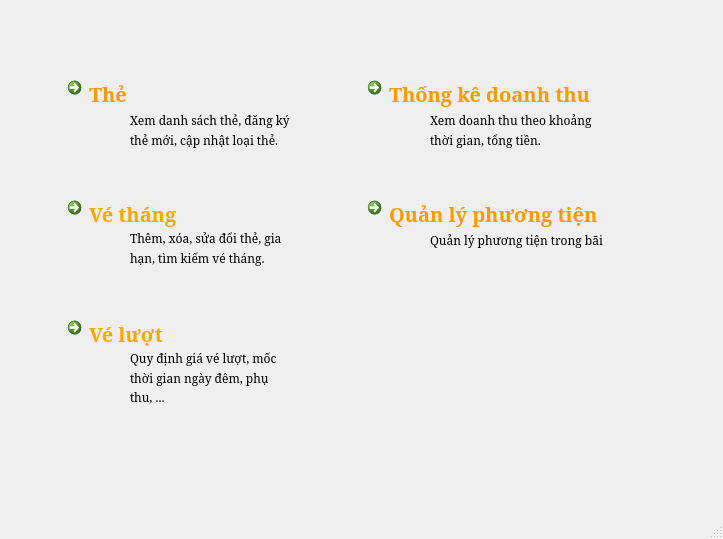
<?xml version="1.0" encoding="UTF-8"?>
<ui version="4.0">
 <class>MainWindow</class>
 <widget class="QMainWindow" name="MainWindow">
  <property name="geometry">
   <rect>
    <x>0</x>
    <y>0</y>
    <width>723</width>
    <height>539</height>
   </rect>
  </property>
  <property name="windowTitle">
   <string/>
  </property>
  <property name="windowIcon">
   <iconset>
    <normaloff>images/bus.png</normaloff>images/bus.png</iconset>
  </property>
  <widget class="QWidget" name="centralwidget">
   <widget class="QCommandLinkButton" name="btnCard">
    <property name="enabled">
     <bool>true</bool>
    </property>
    <property name="geometry">
     <rect>
      <x>60</x>
      <y>70</y>
      <width>261</width>
      <height>91</height>
     </rect>
    </property>
    <property name="font">
     <font>
      <family>Serif</family>
      <pointsize>15</pointsize>
      <weight>75</weight>
      <italic>false</italic>
      <bold>true</bold>
      <strikeout>false</strikeout>
     </font>
    </property>
    <property name="mouseTracking">
     <bool>false</bool>
    </property>
    <property name="tabletTracking">
     <bool>false</bool>
    </property>
    <property name="autoFillBackground">
     <bool>true</bool>
    </property>
    <property name="styleSheet">
     <string notr="true">color:#ff9900;</string>
    </property>
    <property name="text">
     <string>Thẻ</string>
    </property>
    <property name="icon">
     <iconset>
      <normaloff>images/card.png</normaloff>images/card.png</iconset>
    </property>
    <property name="iconSize">
     <size>
      <width>50</width>
      <height>50</height>
     </size>
    </property>
    <property name="checkable">
     <bool>false</bool>
    </property>
    <property name="autoRepeat">
     <bool>false</bool>
    </property>
    <property name="description">
     <string notr="true"> </string>
    </property>
   </widget>
   <widget class="QCommandLinkButton" name="btnMonth">
    <property name="geometry">
     <rect>
      <x>60</x>
      <y>190</y>
      <width>261</width>
      <height>91</height>
     </rect>
    </property>
    <property name="font">
     <font>
      <family>Serif</family>
      <pointsize>15</pointsize>
     </font>
    </property>
    <property name="autoFillBackground">
     <bool>true</bool>
    </property>
    <property name="styleSheet">
     <string notr="true">color:orange</string>
    </property>
    <property name="text">
     <string>Vé tháng</string>
    </property>
    <property name="icon">
     <iconset>
      <normaloff>images/calender.png</normaloff>images/calender.png</iconset>
    </property>
    <property name="iconSize">
     <size>
      <width>50</width>
      <height>50</height>
     </size>
    </property>
    <property name="description">
     <string extracomment=" "> </string>
    </property>
   </widget>
   <widget class="QCommandLinkButton" name="btnDay">
    <property name="geometry">
     <rect>
      <x>60</x>
      <y>310</y>
      <width>261</width>
      <height>111</height>
     </rect>
    </property>
    <property name="font">
     <font>
      <family>Serif</family>
      <pointsize>15</pointsize>
     </font>
    </property>
    <property name="autoFillBackground">
     <bool>true</bool>
    </property>
    <property name="styleSheet">
     <string notr="true">color:orange</string>
    </property>
    <property name="text">
     <string>Vé lượt</string>
    </property>
    <property name="icon">
     <iconset>
      <normaloff>images/ticket.png</normaloff>images/ticket.png</iconset>
    </property>
    <property name="iconSize">
     <size>
      <width>50</width>
      <height>50</height>
     </size>
    </property>
    <property name="description">
     <string> </string>
    </property>
   </widget>
   <widget class="QLabel" name="label">
    <property name="geometry">
     <rect>
      <x>130</x>
      <y>110</y>
      <width>181</width>
      <height>21</height>
     </rect>
    </property>
    <property name="font">
     <font>
      <family>Serif</family>
     </font>
    </property>
    <property name="text">
     <string>Xem danh sách thẻ, đăng ký</string>
    </property>
   </widget>
   <widget class="QLabel" name="label_2">
    <property name="geometry">
     <rect>
      <x>130</x>
      <y>130</y>
      <width>181</width>
      <height>20</height>
     </rect>
    </property>
    <property name="font">
     <font>
      <family>Serif</family>
     </font>
    </property>
    <property name="text">
     <string>thẻ mới, cập nhật loại thẻ.</string>
    </property>
   </widget>
   <widget class="QLabel" name="label_3">
    <property name="geometry">
     <rect>
      <x>130</x>
      <y>230</y>
      <width>171</width>
      <height>16</height>
     </rect>
    </property>
    <property name="font">
     <font>
      <family>Serif</family>
     </font>
    </property>
    <property name="text">
     <string>Thêm, xóa, sửa đổi thẻ, gia</string>
    </property>
   </widget>
   <widget class="QLabel" name="label_4">
    <property name="geometry">
     <rect>
      <x>130</x>
      <y>250</y>
      <width>151</width>
      <height>16</height>
     </rect>
    </property>
    <property name="font">
     <font>
      <family>Serif</family>
     </font>
    </property>
    <property name="text">
     <string>hạn, tìm kiếm vé tháng.</string>
    </property>
   </widget>
   <widget class="QLabel" name="label_5">
    <property name="geometry">
     <rect>
      <x>130</x>
      <y>350</y>
      <width>161</width>
      <height>16</height>
     </rect>
    </property>
    <property name="font">
     <font>
      <family>Serif</family>
     </font>
    </property>
    <property name="text">
     <string>Quy định giá vé lượt, mốc</string>
    </property>
   </widget>
   <widget class="QLabel" name="label_6">
    <property name="geometry">
     <rect>
      <x>130</x>
      <y>370</y>
      <width>151</width>
      <height>16</height>
     </rect>
    </property>
    <property name="font">
     <font>
      <family>Serif</family>
     </font>
    </property>
    <property name="text">
     <string>thời gian ngày đêm, phụ</string>
    </property>
   </widget>
   <widget class="QLabel" name="label_7">
    <property name="geometry">
     <rect>
      <x>130</x>
      <y>390</y>
      <width>59</width>
      <height>15</height>
     </rect>
    </property>
    <property name="font">
     <font>
      <family>Serif</family>
     </font>
    </property>
    <property name="text">
     <string>thu, ...</string>
    </property>
   </widget>
   <widget class="QCommandLinkButton" name="btnRevenue">
    <property name="enabled">
     <bool>true</bool>
    </property>
    <property name="geometry">
     <rect>
      <x>360</x>
      <y>70</y>
      <width>301</width>
      <height>91</height>
     </rect>
    </property>
    <property name="font">
     <font>
      <family>Serif</family>
      <pointsize>15</pointsize>
      <weight>75</weight>
      <italic>false</italic>
      <bold>true</bold>
      <strikeout>false</strikeout>
     </font>
    </property>
    <property name="mouseTracking">
     <bool>false</bool>
    </property>
    <property name="tabletTracking">
     <bool>false</bool>
    </property>
    <property name="autoFillBackground">
     <bool>true</bool>
    </property>
    <property name="styleSheet">
     <string notr="true">color:#ff9900;</string>
    </property>
    <property name="text">
     <string>Thống kê doanh thu</string>
    </property>
    <property name="icon">
     <iconset>
      <normaloff>images/money.png</normaloff>images/money.png</iconset>
    </property>
    <property name="iconSize">
     <size>
      <width>50</width>
      <height>50</height>
     </size>
    </property>
    <property name="checkable">
     <bool>false</bool>
    </property>
    <property name="autoRepeat">
     <bool>false</bool>
    </property>
    <property name="description">
     <string notr="true"> </string>
    </property>
   </widget>
   <widget class="QLabel" name="label_8">
    <property name="geometry">
     <rect>
      <x>430</x>
      <y>110</y>
      <width>181</width>
      <height>21</height>
     </rect>
    </property>
    <property name="font">
     <font>
      <family>Serif</family>
     </font>
    </property>
    <property name="text">
     <string>Xem doanh thu theo khoảng </string>
    </property>
   </widget>
   <widget class="QLabel" name="label_9">
    <property name="geometry">
     <rect>
      <x>430</x>
      <y>130</y>
      <width>181</width>
      <height>20</height>
     </rect>
    </property>
    <property name="font">
     <font>
      <family>Serif</family>
     </font>
    </property>
    <property name="text">
     <string>thời gian, tổng tiền.</string>
    </property>
   </widget>
   <widget class="QLabel" name="label_10">
    <property name="geometry">
     <rect>
      <x>430</x>
      <y>250</y>
      <width>181</width>
      <height>20</height>
     </rect>
    </property>
    <property name="font">
     <font>
      <family>Serif</family>
     </font>
    </property>
    <property name="text">
     <string>thời gian, tổng tiền.</string>
    </property>
   </widget>
   <widget class="QLabel" name="label_11">
    <property name="geometry">
     <rect>
      <x>430</x>
      <y>230</y>
      <width>181</width>
      <height>21</height>
     </rect>
    </property>
    <property name="font">
     <font>
      <family>Serif</family>
     </font>
    </property>
    <property name="text">
     <string>Xem doanh thu theo khoảng </string>
    </property>
   </widget>
   <widget class="QCommandLinkButton" name="btnlookUp">
    <property name="enabled">
     <bool>true</bool>
    </property>
    <property name="geometry">
     <rect>
      <x>360</x>
      <y>190</y>
      <width>311</width>
      <height>91</height>
     </rect>
    </property>
    <property name="font">
     <font>
      <family>Serif</family>
      <pointsize>15</pointsize>
      <weight>75</weight>
      <italic>false</italic>
      <bold>true</bold>
      <strikeout>false</strikeout>
     </font>
    </property>
    <property name="mouseTracking">
     <bool>false</bool>
    </property>
    <property name="tabletTracking">
     <bool>false</bool>
    </property>
    <property name="autoFillBackground">
     <bool>true</bool>
    </property>
    <property name="styleSheet">
     <string notr="true">color:#ff9900;</string>
    </property>
    <property name="text">
     <string>Quản lý phương tiện</string>
    </property>
    <property name="icon">
     <iconset>
      <normaloff>images/searchVehicle.png</normaloff>images/searchVehicle.png</iconset>
    </property>
    <property name="iconSize">
     <size>
      <width>50</width>
      <height>50</height>
     </size>
    </property>
    <property name="checkable">
     <bool>false</bool>
    </property>
    <property name="autoRepeat">
     <bool>false</bool>
    </property>
    <property name="description">
     <string notr="true"> </string>
    </property>
   </widget>
   <widget class="QLabel" name="label_12">
    <property name="geometry">
     <rect>
      <x>430</x>
      <y>230</y>
      <width>191</width>
      <height>21</height>
     </rect>
    </property>
    <property name="font">
     <font>
      <family>Serif</family>
     </font>
    </property>
    <property name="text">
     <string>Quản lý phương tiện trong bãi</string>
    </property>
   </widget>
  </widget>
  <widget class="QMenuBar" name="menubar">
   <property name="geometry">
    <rect>
     <x>0</x>
     <y>0</y>
     <width>723</width>
     <height>20</height>
    </rect>
   </property>
  </widget>
  <widget class="QStatusBar" name="statusbar"/>
 </widget>
 <resources/>
 <connections/>
</ui>
